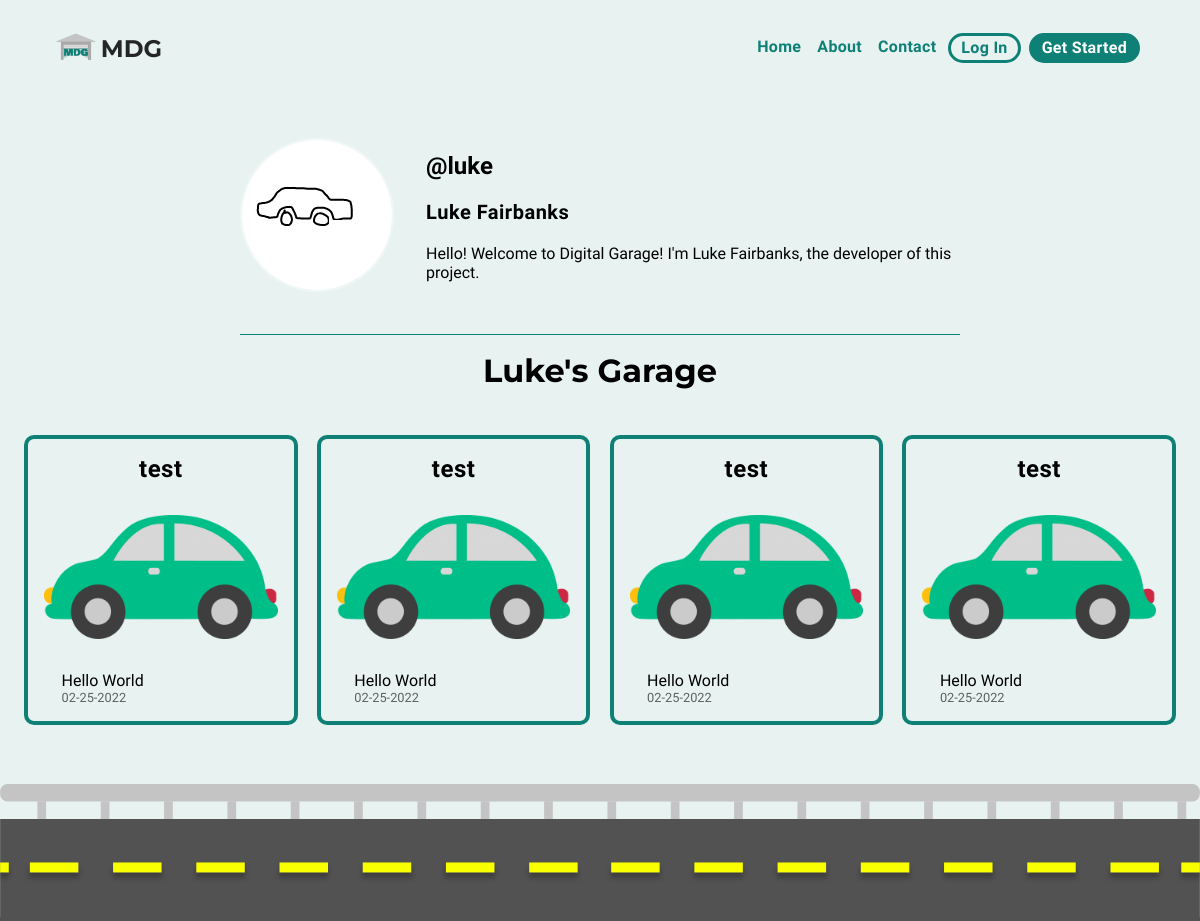
The app's page /user/luke with its own data.
### digital_garage/models.py (models this page shows, shortened)
class User(UserMixin, db.Model):
    __tablename__ = 'mdgPrototype-users'
    id = db.Column(
        db.Integer,
        primary_key=True
    )
    first = db.Column(
        db.String(64),
        index=False,
        unique=False,
        nullable=False
    )
    last = db.Column(
        db.String(64),
        index=False,
        unique=False,
        nullable=False
    )
    username = db.Column(
        db.String(64),
        index=False,
        unique=True,
        nullable=False
    )
    walletId = db.Column(
        db.String(200),
        index=False,
        unique=True,
        nullable=True
    )
    email = db.Column(
        db.String(80),
        index=True,
        unique=True,
        nullable=False
    )
    profile_picture = db.Column(
        db.String(20),
        unique = False,
        nullable=True,
        default='default.jpg'
    )
    password = db.Column(
        db.String(200),
        primary_key=False,
        unique=False,
        nullable=False
    )
    dateOfBirth = db.Column(
        db.Date,
        index=False,
        unique=False,
        nullable=False
    )
    """dateCreated = db.Column(
        db.DateTime,
        index=False,
        unique=False,
        nullable=False
    )"""
    bio = db.Column(
        db.Text,
        index=False,
        unique=False,
        nullable=True
    )
    assets = db.relationship('Asset', backref='mdgPrototype-users')
    """admin = db.Column(
        db.Boolean,
        index=False,
        unique=False,
        nullable=False
    )"""

class Asset(db.Model):
    id = db.Column(db.Integer, primary_key=True)
    name = db.Column(db.String(64))
    date_created = db.Column(db.Integer)
    show_on_profile = db.Column(db.Boolean, unique=False, default=True)
    owner_username = db.Column(db.Integer, db.ForeignKey('mdgPrototype-users.username'))

### digital_garage/routes.py (the view, shortened to what this page needs)
@app.route('/user/<username>', methods=['GET', 'POST'])
def profile(username):
    global nav
    form = UpdateProfileForm()
    assetForm = AddAssetForm()
    showForm = ShowAssetForm()
    canEdit = False
    targetUser = User.query.filter_by(username=username).first()
    if targetUser is not None:
        userProfilePicture = url_for('static',filename='img/profile-images/' + targetUser.profile_picture)
        return render_template(
            'profile.html',
            title = username+' - Digital Garage Profile',
            nav=nav,
            targetUser = targetUser,
            userProfilePicture = userProfilePicture,
            form=form,
            canEdit=canEdit,
            assetForm = assetForm,
            showForm = showForm,
        )
    else:
        return render_template(
            "errorPages/404.html",
            title='User "{}" not found'.format(username),
            nav=nav
        )

### digital_garage/templates/profile.html (shortened to what this page needs)
{% extends 'layout.html' %}
{% block page_css %}
    <link href="{{ url_for('static', filename='css/profilepage.css') }}" rel="stylesheet">
{% endblock %}
{% block pageContent %}
    <div class="profile-info-wrapper">
        <div class="profile-info">
            {% if canEdit == True %}
            <div class="picture-container">
                <img id="openEditFormPicture" class="profile-img" src="{{ userProfilePicture }}">
                <div class="overlay-wrapper">
                    <div id="textBtn"class="overlay-text">click to edit</div>
                </div>
            </div>
            {% else %}
                <img draggable="false" class = "profile-img" src="{{ userProfilePicture }}">
            {% endif %}
            <div class="profile-info-body">
                <h2 class="profile-username">
                    @{{ targetUser.username }}
                </h2>
                <p class="profile-name">{{ targetUser.first }} {{ targetUser.last }}</p>
                {% if targetUser.bio != None %}
                    <p class="profile-bio">{{ targetUser.bio }}</p>
                {% endif %}
            </div>
        </div>
    </div>
    <div class="centered-intro">
        <h1>{{ targetUser.first }}'s Garage</h1>
    </div>
    <div class="asset-card-wrapper">
        <div class="assets">
            {% if not targetUser.assets %}
            {% else %}
                {% for asset in targetUser.assets %}
                    {% if canEdit %}
                        {% if asset.show_on_profile == True %}
                            <div class="card-wrapper">
                        {% else %}
                            <div class="card-wrapper darken-card">
                        {% endif %}
                            <div class="asset-item card">
                                <div class="front">
                                    <div class="card-header">
                                        <h2>{{asset.name}}</h2>
                                        <div class="header-selecters">
                                            <label class="switch" id={{ asset.id }}>
                                                {% if asset.show_on_profile == True %}
                                                    {{ showForm.checked(class='show-checkbox', id=asset.id, checked='true') }}
                                                {% else %}
                                                    {{ showForm.checked(class='show-checkbox', id=asset.id) }}
                                                {% endif %}
                                                <span class="slider"></span>
                                            </label>
                                            <i id="asset-trash"class="fas fa-trash-alt asset-trash"></i>
                                                <div class="modal" id="trash-modal">
                                                    <div id="trash-modal-content" class="modal-content">
                                                        <span class="close">&times;</span>
                                                        <div class="trash-confirm">
                                                            <p>Are you sure you want to detete this asset?</p>
                                                            <div class="trash-confirm-buttons">
                                                                <button class="cancelDelete">Cancel</button>
                                                                <button class="confirmDelete" id={{ asset.id }}>Delete</button>
                                                            </div>
                                                        </div>
                                                    </div>
                                                </div>
                                        </div>
                                    </div>
                                    <img src="../static/img/cartoon-car.png">
                                    <div class="card-info">
                                        <p>Hello World</p>
                                        <p id="date">{{asset.date_created}}<p>
                                    </div>
                                </div>
                                <div class="back">
                                    <h3 style="text-align: center;">Like what you see?</h3>
                                    <ul>
                                        <li>Owner: you</li>
                                        <li>Created: {{asset.date_created}}</li>
                                        <li>Posted: {{asset.date_created}}</li>
                                    </ul>
                                    <a class="user-direct-btn"href="{{ url_for('asset_page', assetId=asset.id) }}">
                                        <button class="slide">&nbsp;</button>
                                    </a>
                                </div>
                            </div>
                        </div>
                    {% elif canEdit == False and asset.show_on_profile == True %}
                        <div class="card-wrapper">
                            <div class="asset-item card">
                                <div class="front">
                                    <div class="card-header" style="justify-content: center;">
                                        <h2>{{asset.name}}</h2>
                                    </div>
                                    <img src="../static/img/cartoon-car.png">
                                    <div class="card-info">
                                        <p>Hello World</p>
                                        <p id="date">{{asset.date_created}}<p>
                                    </div>
                                </div>
                                <div class="back">
                                    <h3 style="text-align: center;">Like what you see?</h3>
                                    <ul>
                                        <li>Owner: @{{asset.owner_username}}</li>
                                        <li>Created: {{asset.date_created}}</li>
                                        <li>Posted: {{asset.date_created}}</li>
                                    </ul>
                                    <a class="user-direct-btn" href="{{ url_for('asset_page', assetId=asset.id) }}">
                                    </a>
                                </div>
                            </div>
                        </div>
                    {% endif %}
                {% endfor %}
            {% endif %}
            </div>
        </div>
        <div class="emoji-road-wrapper" style="overflow: hidden;">
        <div class="road-boarder-container">
        </div>
        <div class="road-svg-container">
        </div>
    </div>
{% endblock %}

### digital_garage/templates/layout.html (shortened to what this page needs)
<!DOCTYPE html>
<html>
    <head>
        <link rel="stylesheet" href="{{ url_for('static', filename='css/base.css') }}">
        <link href='https://ajax.googleapis.com/ajax/libs/jqueryui/1.12.1/themes/ui-lightness/jquery-ui.css' rel='stylesheet'>
        {% block page_css %}{% endblock %}
    </head>
    <body>
        {% include 'navbar.html' %}
        {% block pageContent %}{% endblock %}
    </body>
</html>

### digital_garage/templates/navbar.html (shortened to what this page needs)
<head>
    <link rel="stylesheet" href="{{ url_for('static', filename='css/navbar.css') }}">
</head>
<header>
    <nav>
        <a class="logo" href="{{ url_for('home') }}" style="text-decoration: none; color: rgba(0, 0, 0, 0.849)">
            <img src="{{ url_for('static', filename='img/MDGLogo.png') }}" alt="MDG Logo">
            <h1>MDG</h1>
        </a>
        <ul class="link-container">
        {% for link in nav %}
            {% if request.path == link.url %}
                <li class="nav-item">
                    <p class="active_page" href="" style="cursor: pointer;"">{{ link.name }}</p>
                </li>
            {% else %}
                <li class="nav-item">
                    <a class="navbar-link" href="{{ link.url }}">{{ link.name }}</a>
                </li>
            {% endif %}
        {% endfor %}
        {% if current_user.is_authenticated %}
            {% if request.path == url_for('profile', username=current_user.username) %}
                <li class="nav-item">
                    <p class="navbar-btn active_btn" href="{{ url_for('profile', username=current_user.username) }}" style="cursor: pointer;">Your Garage</p>
            {% else %}
                <li class="nav-item">
                    <a class="navbar-btn" href="{{ url_for('profile', username=current_user.username) }}">Your Garage</a>
            {% endif %}
                    <a class="navbar-btn" href='/logout'><i class="fas fa-sign-out-alt"></i></a>
                </li>
        {% else %}
            <li class="nav-item">
                <a class="navbar-btn loginBtn" href="{{ url_for('auth_bp.login') }}">Log In</a>
            </li>
            <li class="nav-item">
                <a class="navbar-btn signupBtn" href="{{ url_for('auth_bp.signup') }}">Get Started</a>
            </li>
        {% endif %}
        </ul>
    </nav>
</header>

### records on screen
User: username "luke", first "Luke", last "Fairbanks", bio "Hello! Welcome to Digital Garage! I'm Luke Fairbanks, the developer of this project."
Asset: name "test", show_on_profile True (drawn), date_created "02-25-2022"
Asset: name "test", show_on_profile True (drawn), date_created "02-25-2022"
Asset: name "test", show_on_profile True (drawn), date_created "02-25-2022"
Asset: name "test", show_on_profile True (drawn), date_created "02-25-2022"

### other values on screen
{{ link.name }} "Home" "About" "Contact"
